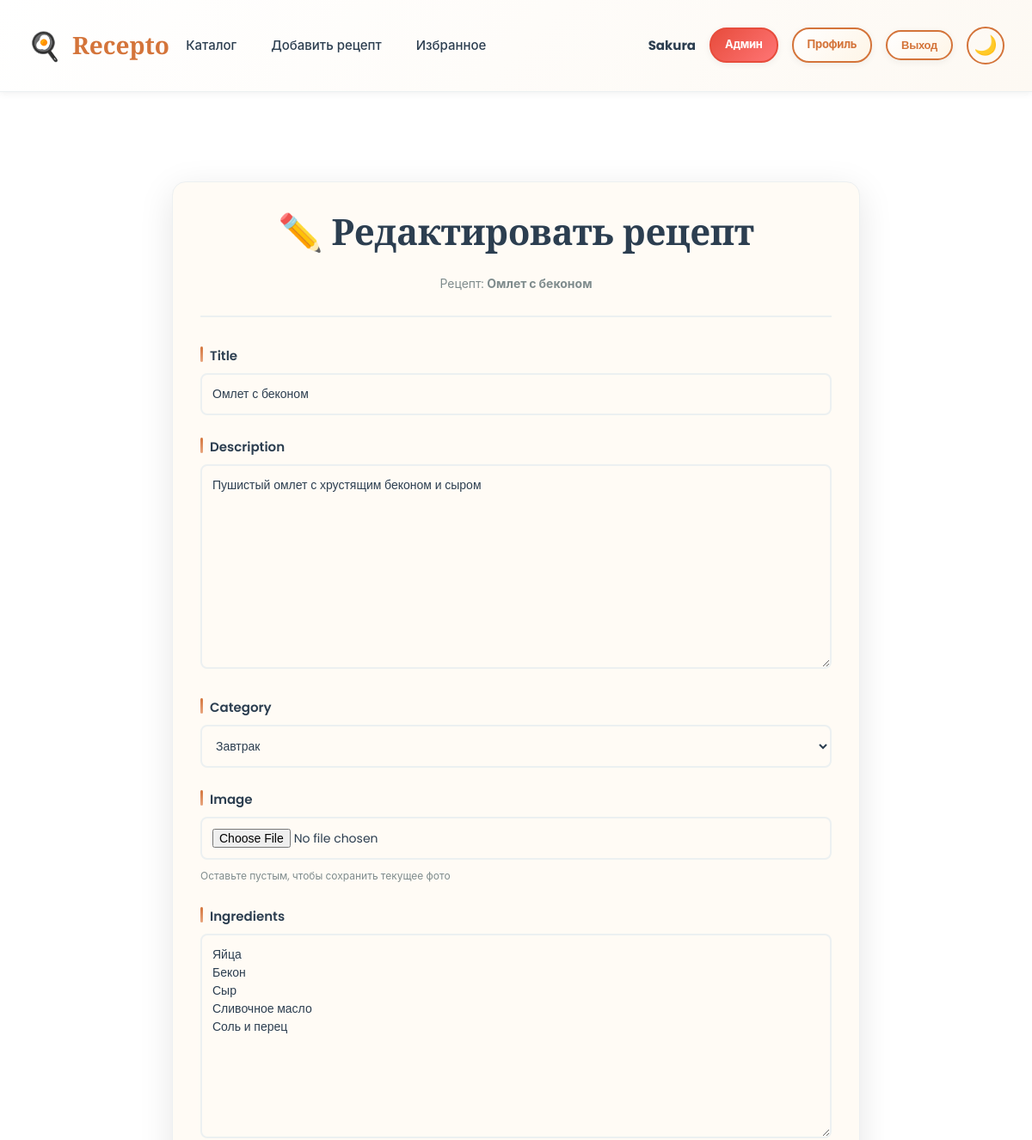
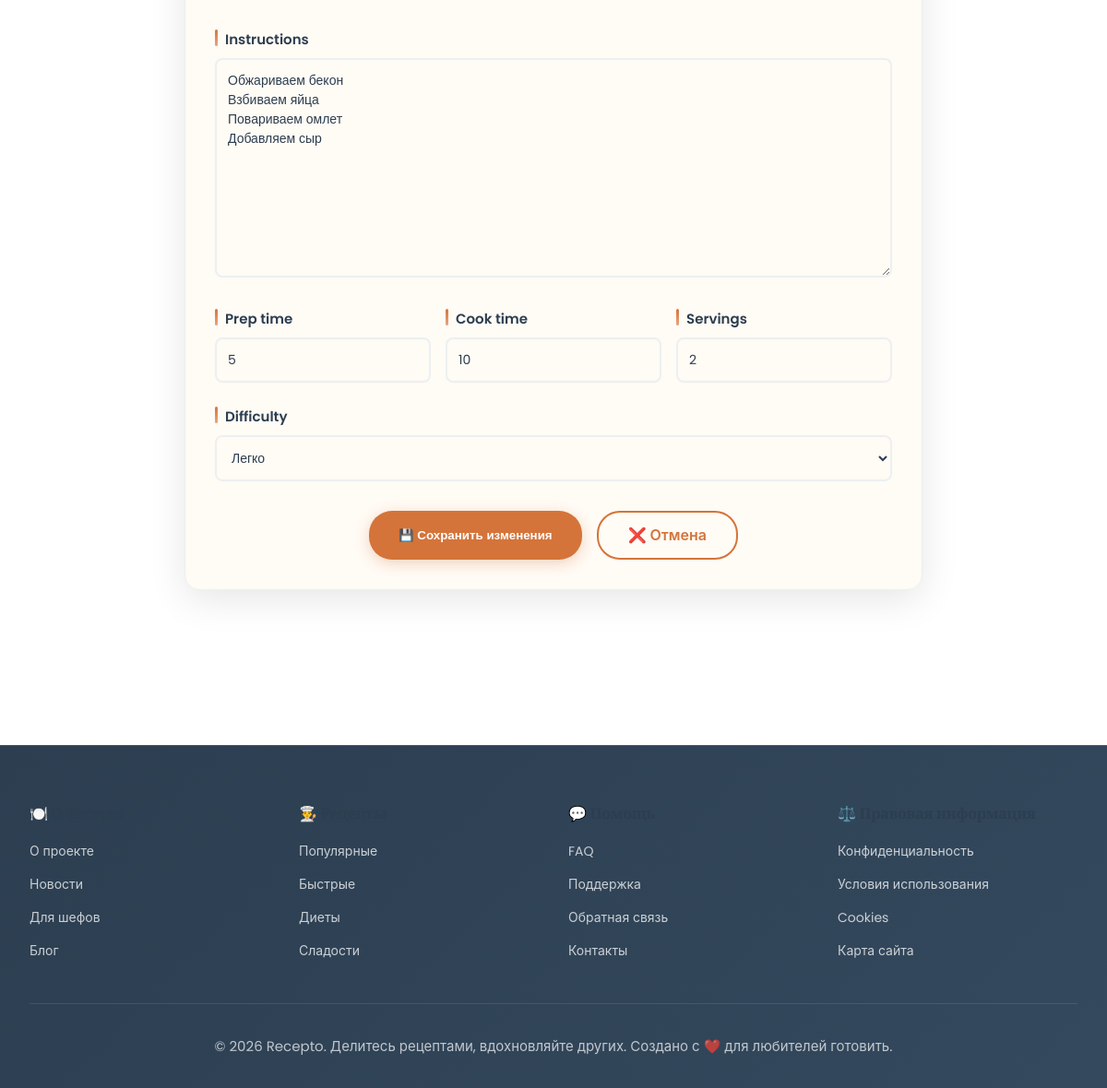
Screenshot of /recipe/3/edit/ (signed in) with the database file from the repository (2 pictures, top to bottom).
### main/models.py (models this page shows, shortened)
class Recipe(models.Model):
    DIFFICULTY = [
        ('easy', 'Легко'),
        ('medium', 'Средне'),
        ('hard', 'Сложно'),
    ]
    CATEGORY = [
        ('breakfast', 'Завтрак'),
        ('lunch', 'Обед'),
        ('dinner', 'Ужин'),
        ('dessert', 'Десерт'),
        ('drink', 'Напиток'),
    ]
    title = models.CharField(max_length=200)
    author = models.ForeignKey(
        User,
        on_delete=models.CASCADE
    )
    description = models.TextField()
    category = models.CharField(
        max_length=20,
        choices=CATEGORY
    )
    image = models.ImageField(
        upload_to='recipes/',
        blank=True,
        null=True
    )
    ingredients = models.TextField()
    instructions = models.TextField()
    prep_time = models.IntegerField(default=0)
    cook_time = models.IntegerField(default=0)
    servings = models.IntegerField(default=1)
    difficulty = models.CharField(
        max_length=10,
        choices=DIFFICULTY,
        default='medium'
    )
    likes = models.IntegerField(default=0)
    views = models.IntegerField(default=0)
    created_at = models.DateTimeField(
        auto_now_add=True
    )

### main/views.py (the view)
# urls.py: path('recipe/<int:recipe_id>/edit/', views.edit_recipe, name='edit_recipe'),
@login_required
def edit_recipe(request, recipe_id):
    recipe = get_object_or_404(
        Recipe,
        id=recipe_id
    )
    if request.method == 'POST':
        form = RecipeForm(
            request.POST,
            request.FILES,
            instance=recipe
        )
        if form.is_valid():
            form.save()
            return redirect(
                'recipe_detail',
                recipe_id
            )
    else:
        form = RecipeForm(
            instance=recipe
        )
    return render(request, 'main/edit_recipe.html', {
        'form': form,
        'recipe': recipe
    })

### main/forms.py (shortened to what this page needs)
class RecipeForm(forms.ModelForm):
    class Meta:
        model = Recipe
        fields = [
            'title',
            'description',
            'category',
            'image',
            'ingredients',
            'instructions',
            'prep_time',
            'cook_time',
            'servings',
            'difficulty'
        ]

### main/templates/main/edit_recipe.html (shortened to what this page needs)
{% extends 'main/base.html' %}
{% block content %}
<section class="section">
  <div class="container">
    <div class="recipe-form-container">
      <div class="form-header">
        <h2>✏️ Редактировать рецепт</h2>
        <p>Рецепт: <strong>{{ recipe.title }}</strong></p>
      </div>
      <form method="POST" enctype="multipart/form-data">
        <div class="form-group">
          <label for="id_title">{{ form.title.label }}</label>
          {{ form.title }}
        </div>
        <div class="form-group">
          <label for="id_description">{{ form.description.label }}</label>
          {{ form.description }}
        </div>
        <div class="form-group">
          <label for="id_category">{{ form.category.label }}</label>
          {{ form.category }}
        </div>
        <div class="form-group">
          <label for="id_image">{{ form.image.label }}</label>
          {{ form.image }}
          <p style="color: var(--text-light); font-size: 12px; margin-top: 0.5rem;">Оставьте пустым, чтобы сохранить текущее фото</p>
        </div>
        <div class="form-group">
          <label for="id_ingredients">{{ form.ingredients.label }}</label>
          {{ form.ingredients }}
        </div>
        <div class="form-group">
          <label for="id_instructions">{{ form.instructions.label }}</label>
          {{ form.instructions }}
        </div>
        <div style="display: grid; grid-template-columns: repeat(3, 1fr); gap: 1rem;">
          <div class="form-group">
            <label for="id_prep_time">{{ form.prep_time.label }}</label>
            {{ form.prep_time }}
          </div>
          <div class="form-group">
            <label for="id_cook_time">{{ form.cook_time.label }}</label>
            {{ form.cook_time }}
          </div>
          <div class="form-group">
            <label for="id_servings">{{ form.servings.label }}</label>
            {{ form.servings }}
          </div>
        </div>
        <div class="form-group">
          <label for="id_difficulty">{{ form.difficulty.label }}</label>
          {{ form.difficulty }}
        </div>
        <div class="form-buttons">
          <button type="submit" class="btn-submit">💾 Сохранить изменения</button>
          <a href="{% url 'recipe_detail' recipe.id %}" class="btn-cancel" style="text-align: center; padding: 12px 32px; display: inline-block;">❌ Отмена</a>
        </div>
      </form>
    </div>
  </div>
</section>
{% endblock %}

### main/templates/main/base.html (shortened to what this page needs)
<!DOCTYPE html>
<html lang="ru">
<head>
</head>
<body>
    <nav>
        <div class="container">
            <a href="/" class="logo">Recepto</a>
            <ul>
                <li><a href="{% url 'home' %}">Каталог</a></li>
                <li><a href="{% url 'add_recipe' %}">Добавить рецепт</a></li>
                <li><a href="{% url 'favorites' %}">Избранное</a></li>
            </ul>
            <div style="display:flex;gap:1rem;align-items:center;animation:slideInRight 0.6s ease-out">
                {% if user.is_authenticated %}
                    <span style="font-weight:700;color:var(--text-dark);font-size:15px">{{ user.username }}</span>
                    {% if user.is_staff %}
                        <a href="/admin/" class="btn btn-secondary btn-sm" style="background:linear-gradient(135deg,var(--accent),#ff7575);border-color:var(--accent);color:white">Админ</a>
                    {% endif %}
                    <a href="{% url 'profile' %}" class="btn btn-secondary btn-sm">Профиль</a>
                    <form method="POST" action="{% url 'logout' %}" style="display:inline;margin:0;padding:0">
                        <button type="submit" class="btn btn-secondary btn-sm" style="cursor:pointer">Выход</button>
                    </form>
                {% else %}
                    <a href="{% url 'login' %}" class="nav-btn">Вход</a>
                    <a href="{% url 'register' %}" class="btn btn-secondary btn-sm">Регистрация</a>
                {% endif %}
                <button id="theme-toggle" onclick="toggleTheme()" title="Переключить тему">
                    <span id="theme-icon">🌙</span>
                </button>
            </div>
        </div>
    </nav>
    {% block content %}{% endblock %}
    <footer>
        <div class="container">
            <div class="footer-content">
                <div class="footer-column">
                    <h4>🍽️ О Recepto</h4>
                    <ul>
                        <li><a href="#">О проекте</a></li>
                        <li><a href="#">Новости</a></li>
                        <li><a href="#">Для шефов</a></li>
                        <li><a href="#">Блог</a></li>
                    </ul>
                </div>
                <div class="footer-column">
                    <h4>👨‍🍳 Рецепты</h4>
                    <ul>
                        <li><a href="#">Популярные</a></li>
                        <li><a href="#">Быстрые</a></li>
                        <li><a href="#">Диеты</a></li>
                        <li><a href="#">Сладости</a></li>
                    </ul>
                </div>
                <div class="footer-column">
                    <h4>💬 Помощь</h4>
                    <ul>
                        <li><a href="#">FAQ</a></li>
                        <li><a href="#">Поддержка</a></li>
                        <li><a href="#">Обратная связь</a></li>
                        <li><a href="#">Контакты</a></li>
                    </ul>
                </div>
                <div class="footer-column">
                    <h4>⚖️ Правовая информация</h4>
                    <ul>
                        <li><a href="#">Конфиденциальность</a></li>
                        <li><a href="#">Условия использования</a></li>
                        <li><a href="#">Cookies</a></li>
                        <li><a href="#">Карта сайта</a></li>
                    </ul>
                </div>
            </div>
            <div class="footer-bottom">
                <p>&copy; 2026 Recepto. Делитесь рецептами, вдохновляйте других. Создано с ❤️ для любителей готовить.</p>
            </div>
        </div>
    </footer>
</body>
</html>

### main/templates/main/edit_recipe.html (style rules this page uses)
.recipe-form-container { max-width: 800px; margin: 2rem auto; background: var(--lighter); padding: 2rem; border-radius: 16px; box-shadow: var(--shadow); border: 1px solid var(--border); }
.recipe-form-container h2 { margin-bottom: 1.5rem; text-align: center; color: var(--text-dark); }
.form-group { margin-bottom: 1.5rem; }
.form-group label { display: block; margin-bottom: 0.5rem; font-weight: 600; color: var(--text-dark); }
.form-group input, .form-group textarea, .form-group select { width: 100%; padding: 12px; border: 2px solid var(--border); border-radius: 8px; font-family: 'Poppins', sans-serif; font-size: 14px; transition: all 0.3s ease; box-sizing: border-box; color: var(--text-dark); background: var(--lighter); }
.form-group textarea { resize: vertical; min-height: 120px; }
.form-buttons { display: flex; gap: 1rem; margin-top: 2rem; justify-content: center; }
.btn-submit { padding: 12px 32px; background: var(--primary); color: white; border: none; border-radius: 25px; font-weight: 600; cursor: pointer; transition: all 0.3s ease; box-shadow: 0 4px 15px rgba(212, 116, 58, 0.3); }
.btn-cancel { padding: 12px 32px; background: transparent; color: var(--primary); border: 2px solid var(--primary); border-radius: 25px; font-weight: 600; cursor: pointer; transition: all 0.3s ease; }
.form-header { text-align: center; margin-bottom: 2rem; padding-bottom: 1.5rem; border-bottom: 2px solid var(--border); }
.form-header p { color: var(--text-light); font-size: 14px; margin-top: 0.5rem; }

### rows the page displays
Recipe: title "Омлет с беконом", description "Пушистый омлет с хрустящим беконом и сыром", category "Завтрак", ingredients "Яйца Бекон Сыр Сливочное масло Соль и перец", instructions "Обжариваем бекон Взбиваем яйца Повариваем омлет Добавляем сыр", prep_time "5", cook_time "10", servings "2", difficulty "Легко"

### other values shown
{{ user.username }} "Sakura"
